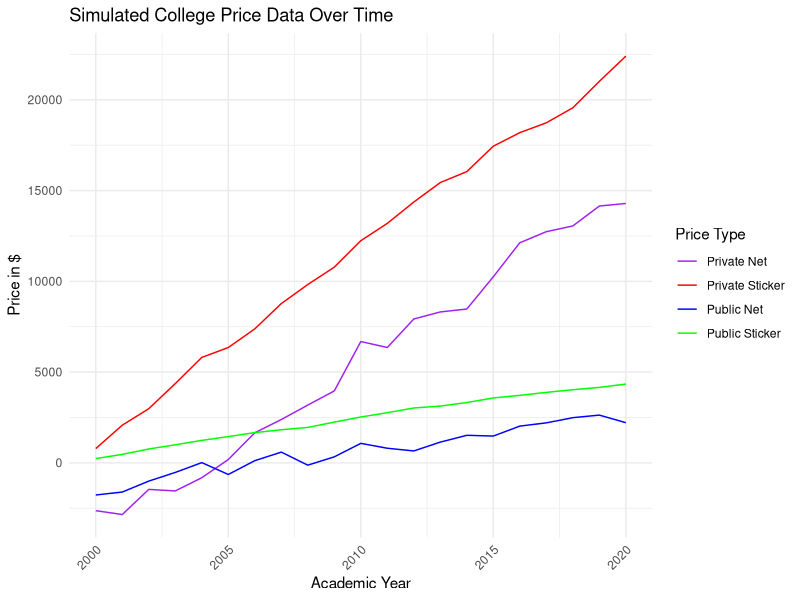
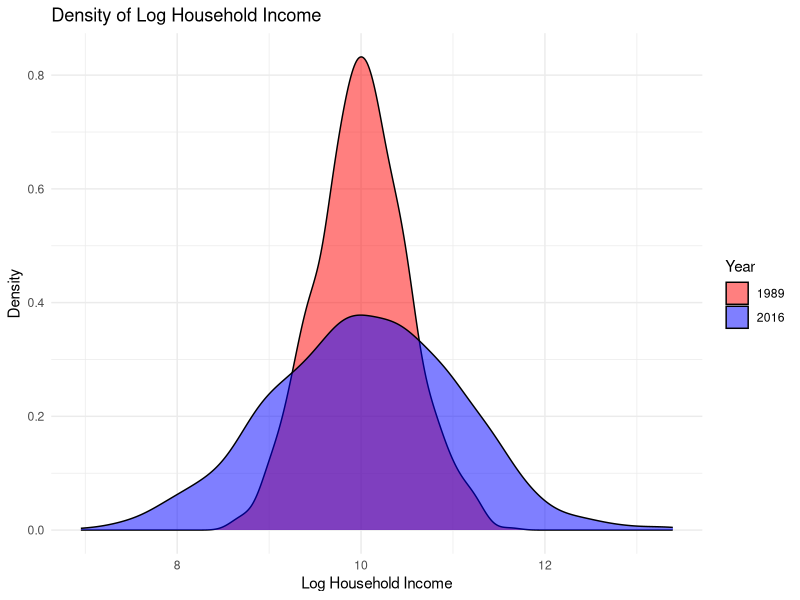

These charts were generated, in order, by the following R code:
#### Preamble ####
# Purpose: Simulates data concerning College Tuiton and Fees in the US and Density of Household Income
# Author: Michael Fang, Harrison Huang
# Email: m.fang@mail.utoronto.ca
# Date: 13 February 2024


#### Workspace setup ####
library(tidyverse)
library(ggplot2)
library(dplyr)

#### Simulate data for figure 1 ####

# Generate a sequence of years
years <- 2000:2020

# Create a data frame with simulated data
set.seed(123) # For reproducibility
data <- data.frame(
  Year = rep(years, times=4),
  Price = c(
    cumsum(runif(length(years), min=500, max=1500)), # Private Sticker
    cumsum(runif(length(years), min=100, max=300)),  # Public Sticker
    cumsum(runif(length(years), min=500, max=1500)) - runif(length(years), min=3000, max=5000), # Private Net
    cumsum(runif(length(years), min=100, max=300)) - runif(length(years), min=1000, max=2000)   # Public Net
  ),
  Type = factor(rep(c("Private Sticker", "Public Sticker", "Private Net", "Public Net"), each=length(years)))
)

# Plotting the data using ggplot2
p <- ggplot(data, aes(x=Year, y=Price, color=Type, group=Type)) +
  geom_line() +
  scale_color_manual(values=c("Private Sticker"="red", "Public Sticker"="green", 
                              "Private Net"="purple", "Public Net"="blue")) +
  theme_minimal() +
  labs(title="Simulated College Price Data Over Time", 
       x="Academic Year", 
       y="Price in $", 
       color="Price Type") +
  theme(axis.text.x = element_text(angle = 45, hjust = 1))

# Print the plot
print(p)

#### Simulate data for figure 2 ####

# Load necessary libraries
library(ggplot2)

# Set seed for reproducibility
set.seed(123)

# Simulate log-normal distributions for household income
income_1989 <- rlnorm(1000, meanlog = 10, sdlog = 0.5)
income_2016 <- rlnorm(1000, meanlog = 10, sdlog = 1)

# Create a data frame for plotting
income_data <- data.frame(
  Log_Income = c(log(income_1989), log(income_2016)),
  Year = factor(rep(c("1989", "2016"), each = 1000))
)

# Create the density plot
ggplot(income_data, aes(x = Log_Income, fill = Year)) +
  geom_density(alpha = 0.5) +
  scale_fill_manual(values = c("1989" = "red", "2016" = "blue")) +
  labs(title = "Density of Log Household Income",
       x = "Log Household Income",
       y = "Density",
       fill = "Year") +
  theme_minimal()



